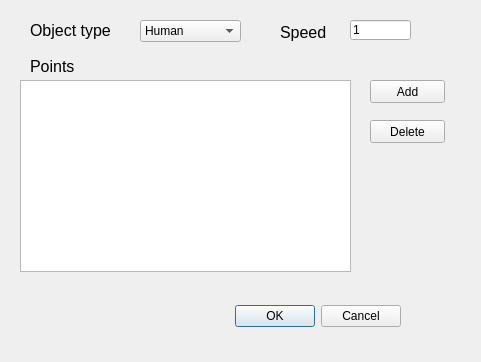
<?xml version="1.0" encoding="UTF-8"?>
<ui version="4.0">
 <class>Dialog</class>
 <widget class="QDialog" name="Dialog">
  <property name="windowModality">
   <enum>Qt::NonModal</enum>
  </property>
  <property name="geometry">
   <rect>
    <x>0</x>
    <y>0</y>
    <width>481</width>
    <height>362</height>
   </rect>
  </property>
  <property name="windowTitle">
   <string>Dialog</string>
  </property>
  <widget class="QDialogButtonBox" name="buttonBox">
   <property name="geometry">
    <rect>
     <x>60</x>
     <y>300</y>
     <width>341</width>
     <height>32</height>
    </rect>
   </property>
   <property name="orientation">
    <enum>Qt::Horizontal</enum>
   </property>
   <property name="standardButtons">
    <set>QDialogButtonBox::Cancel|QDialogButtonBox::Ok</set>
   </property>
  </widget>
  <widget class="QComboBox" name="comboBox">
   <property name="geometry">
    <rect>
     <x>140</x>
     <y>20</y>
     <width>101</width>
     <height>22</height>
    </rect>
   </property>
   <item>
    <property name="text">
     <string>Human</string>
    </property>
   </item>
   <item>
    <property name="text">
     <string>Large Car</string>
    </property>
   </item>
   <item>
    <property name="text">
     <string>Small Car</string>
    </property>
   </item>
  </widget>
  <widget class="QLabel" name="label">
   <property name="geometry">
    <rect>
     <x>30</x>
     <y>20</y>
     <width>91</width>
     <height>21</height>
    </rect>
   </property>
   <property name="font">
    <font>
     <pointsize>12</pointsize>
    </font>
   </property>
   <property name="text">
    <string>Object type</string>
   </property>
  </widget>
  <widget class="QLabel" name="label_2">
   <property name="geometry">
    <rect>
     <x>30</x>
     <y>60</y>
     <width>46</width>
     <height>13</height>
    </rect>
   </property>
   <property name="font">
    <font>
     <pointsize>12</pointsize>
    </font>
   </property>
   <property name="text">
    <string>Points</string>
   </property>
  </widget>
  <widget class="QPushButton" name="pushButton">
   <property name="geometry">
    <rect>
     <x>370</x>
     <y>80</y>
     <width>75</width>
     <height>23</height>
    </rect>
   </property>
   <property name="text">
    <string>Add</string>
   </property>
  </widget>
  <widget class="QTableView" name="tableView">
   <property name="geometry">
    <rect>
     <x>20</x>
     <y>80</y>
     <width>331</width>
     <height>192</height>
    </rect>
   </property>
  </widget>
  <widget class="QPushButton" name="pushButton_2">
   <property name="geometry">
    <rect>
     <x>370</x>
     <y>120</y>
     <width>75</width>
     <height>23</height>
    </rect>
   </property>
   <property name="text">
    <string>Delete</string>
   </property>
  </widget>
  <widget class="QLabel" name="label_3">
   <property name="geometry">
    <rect>
     <x>280</x>
     <y>22</y>
     <width>61</width>
     <height>21</height>
    </rect>
   </property>
   <property name="font">
    <font>
     <pointsize>12</pointsize>
    </font>
   </property>
   <property name="text">
    <string>Speed</string>
   </property>
  </widget>
  <widget class="QLineEdit" name="lineEdit">
   <property name="geometry">
    <rect>
     <x>350</x>
     <y>20</y>
     <width>61</width>
     <height>20</height>
    </rect>
   </property>
   <property name="text">
    <string>1</string>
   </property>
  </widget>
 </widget>
 <resources/>
 <connections>
  <connection>
   <sender>buttonBox</sender>
   <signal>accepted()</signal>
   <receiver>Dialog</receiver>
   <slot>accept()</slot>
   <hints>
    <hint type="sourcelabel">
     <x>248</x>
     <y>254</y>
    </hint>
    <hint type="destinationlabel">
     <x>157</x>
     <y>274</y>
    </hint>
   </hints>
  </connection>
  <connection>
   <sender>buttonBox</sender>
   <signal>rejected()</signal>
   <receiver>Dialog</receiver>
   <slot>reject()</slot>
   <hints>
    <hint type="sourcelabel">
     <x>316</x>
     <y>260</y>
    </hint>
    <hint type="destinationlabel">
     <x>286</x>
     <y>274</y>
    </hint>
   </hints>
  </connection>
 </connections>
</ui>
